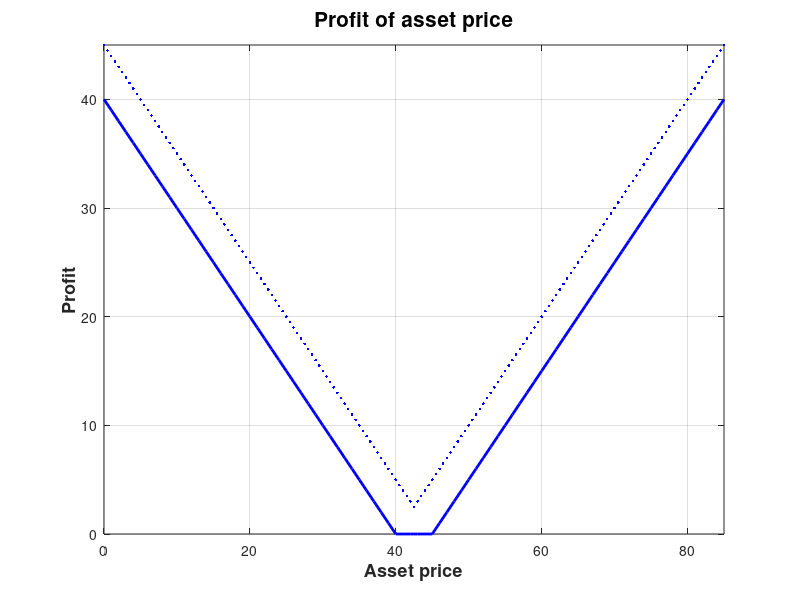

MATLAB code to generate this figure:
% Computational Finance CW2
% Question 1
load options.mat
%% Q1
x1=0:40;
x2=40:45;
x3=45:85;
y1=40-x1;
y2=zeros(6,1);
y3=x3-45;

xx1=0:0.5:42.5;
xx2=42.5:0.5:85;
yy1=45-xx1;
yy2=xx2-40;

figure(1),clf,
plot(x1,y1,'b','LineWidth',2);
title('Profit of asset price','FontSize',15)
ylabel('Profit','FontSize',13,'FontWeight','bold')
xlabel('Asset price','FontSize',13,'FontWeight','bold')
hold on
plot(x2,y2,'b','LineWidth',2);
plot(x3,y3,'b','LineWidth',2);
plot(xx1,yy1,'b.','LineWidth',2);
plot(xx2,yy2,'b.','LineWidth',2);
axis([0 85 0 45])
grid on
hold off





